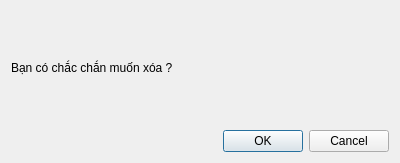
<?xml version="1.0" encoding="UTF-8"?>
<ui version="4.0">
 <class>confirm_dialog</class>
 <widget class="QDialog" name="confirm_dialog">
  <property name="geometry">
   <rect>
    <x>0</x>
    <y>0</y>
    <width>400</width>
    <height>163</height>
   </rect>
  </property>
  <property name="windowTitle">
   <string>Dialog</string>
  </property>
  <layout class="QVBoxLayout" name="verticalLayout">
   <item>
    <widget class="QLabel" name="label">
     <property name="minimumSize">
      <size>
       <width>100</width>
       <height>80</height>
      </size>
     </property>
     <property name="text">
      <string>Bạn có chắc chắn muốn xóa ?</string>
     </property>
    </widget>
   </item>
   <item>
    <widget class="QDialogButtonBox" name="buttonBox">
     <property name="orientation">
      <enum>Qt::Horizontal</enum>
     </property>
     <property name="standardButtons">
      <set>QDialogButtonBox::Cancel|QDialogButtonBox::Ok</set>
     </property>
    </widget>
   </item>
  </layout>
 </widget>
 <resources/>
 <connections>
  <connection>
   <sender>buttonBox</sender>
   <signal>accepted()</signal>
   <receiver>confirm_dialog</receiver>
   <slot>accept()</slot>
   <hints>
    <hint type="sourcelabel">
     <x>248</x>
     <y>254</y>
    </hint>
    <hint type="destinationlabel">
     <x>157</x>
     <y>274</y>
    </hint>
   </hints>
  </connection>
  <connection>
   <sender>buttonBox</sender>
   <signal>rejected()</signal>
   <receiver>confirm_dialog</receiver>
   <slot>reject()</slot>
   <hints>
    <hint type="sourcelabel">
     <x>316</x>
     <y>260</y>
    </hint>
    <hint type="destinationlabel">
     <x>286</x>
     <y>274</y>
    </hint>
   </hints>
  </connection>
 </connections>
</ui>
